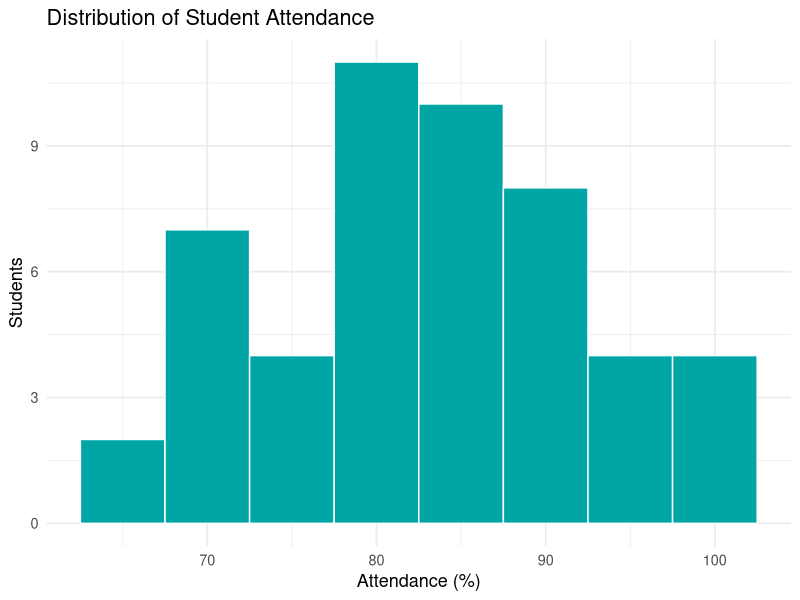
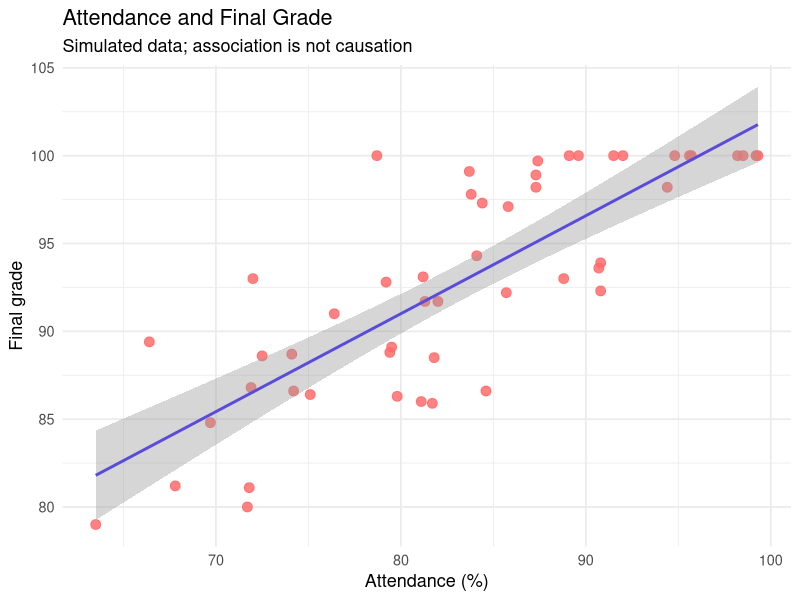
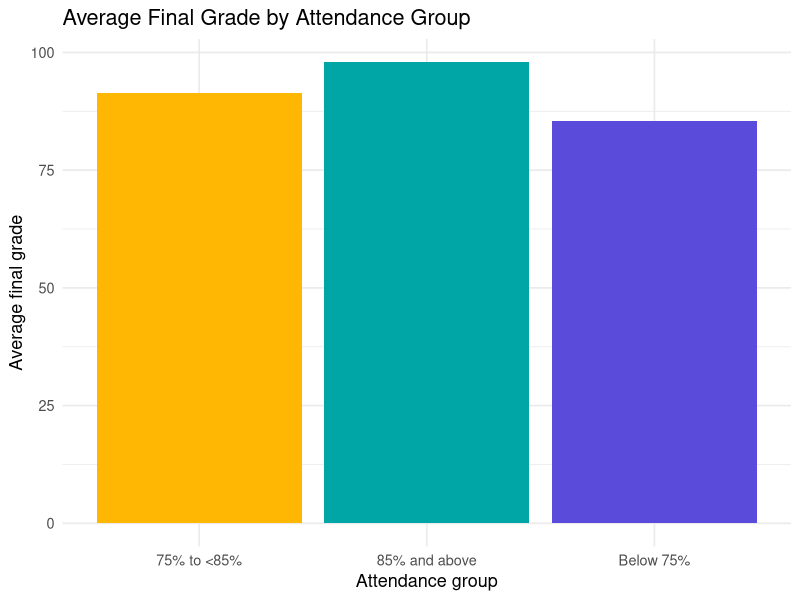
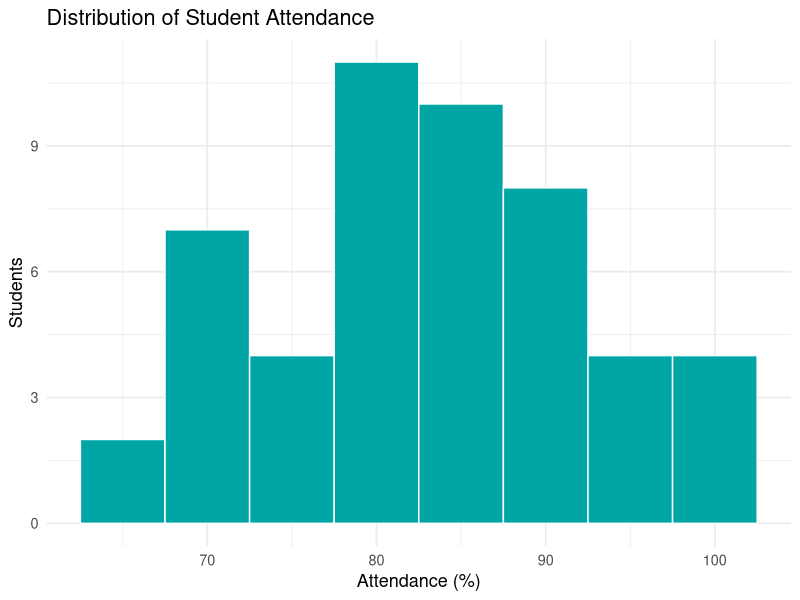
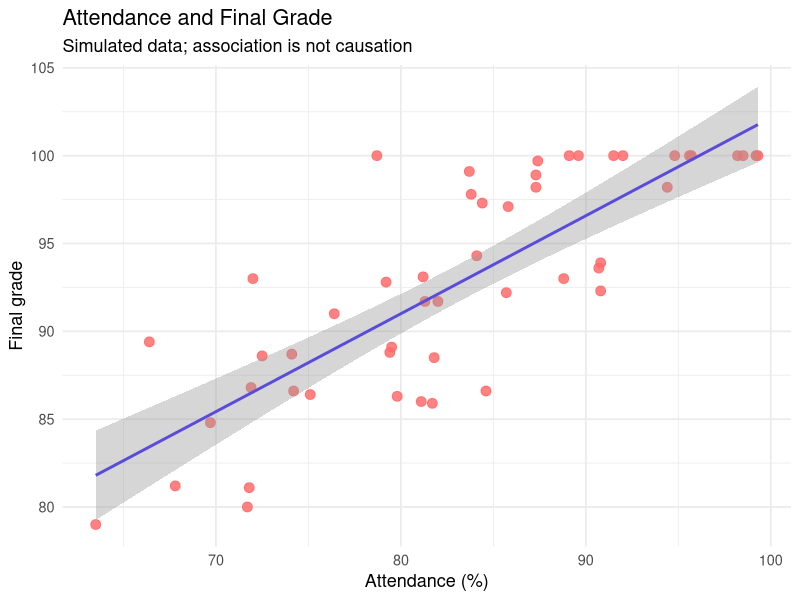
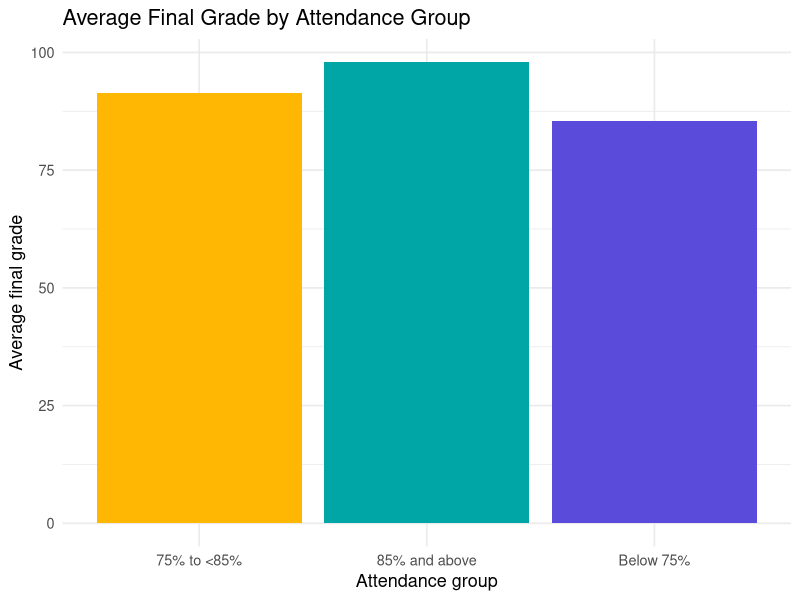

Write the R code that produced these figures, in order.
# IMPORTANT: student_attendance.csv contains SIMULATED / FICTIONAL records.
# Install packages once if needed:
# install.packages(c("ggplot2", "dplyr", "readr"))
library(ggplot2)
library(dplyr)
library(readr)

students <- read_csv("student_attendance.csv", show_col_types = FALSE)
print(head(students))
print(str(students))
print(summary(students))
stopifnot(nrow(students) == 50)

descriptive_summary <- students %>% summarise(
  Number_of_Students = n(),
  Mean_Attendance = mean(Attendance_Percentage, na.rm = TRUE),
  Mean_Quiz_Average = mean(Quiz_Average, na.rm = TRUE),
  Mean_Assignment_Score = mean(Assignment_Score, na.rm = TRUE),
  Mean_Final_Grade = mean(Final_Grade, na.rm = TRUE),
  Median_Final_Grade = median(Final_Grade, na.rm = TRUE),
  SD_Final_Grade = sd(Final_Grade, na.rm = TRUE)
)
print(descriptive_summary)

correlation_results <- students %>% summarise(
  Attendance_vs_Final_Grade = cor(Attendance_Percentage, Final_Grade, use = "complete.obs"),
  Quiz_vs_Final_Grade = cor(Quiz_Average, Final_Grade, use = "complete.obs"),
  Assignment_vs_Final_Grade = cor(Assignment_Score, Final_Grade, use = "complete.obs")
)
print(correlation_results)

students <- students %>% mutate(Attendance_Group = case_when(
  Attendance_Percentage < 75 ~ "Below 75%",
  Attendance_Percentage < 85 ~ "75% to <85%",
  TRUE ~ "85% and above"
))
group_summary <- students %>% group_by(Attendance_Group) %>% summarise(
  Students = n(), Average_Final_Grade = mean(Final_Grade, na.rm = TRUE), .groups = "drop"
)
print(group_summary)

p1 <- ggplot(students, aes(Attendance_Percentage)) +
  geom_histogram(binwidth = 5, fill = "#00A6A6", color = "white") +
  labs(title = "Distribution of Student Attendance", x = "Attendance (%)", y = "Students") +
  theme_minimal(base_size = 13)
print(p1); ggsave("attendance_distribution.png", p1, width = 8, height = 5, dpi = 150)

p2 <- ggplot(students, aes(Attendance_Percentage, Final_Grade)) +
  geom_point(color = "#FF6B6B", size = 3, alpha = .85) +
  geom_smooth(method = "lm", se = TRUE, color = "#5B4BDB", linewidth = 1) +
  labs(title = "Attendance and Final Grade", subtitle = "Simulated data; association is not causation",
       x = "Attendance (%)", y = "Final grade") + theme_minimal(base_size = 13)
print(p2); ggsave("attendance_vs_final_grade.png", p2, width = 8, height = 5, dpi = 150)

p3 <- ggplot(group_summary, aes(Attendance_Group, Average_Final_Grade, fill = Attendance_Group)) +
  geom_col(show.legend = FALSE) +
  scale_fill_manual(values = c("#FFB703", "#00A6A6", "#5B4BDB")) +
  labs(title = "Average Final Grade by Attendance Group", x = "Attendance group",
       y = "Average final grade") + theme_minimal(base_size = 13)
print(p3); ggsave("grade_by_attendance_group.png", p3, width = 8, height = 5, dpi = 150)

write_csv(descriptive_summary, "descriptive_summary.csv")
write_csv(correlation_results, "correlation_results.csv")
write_csv(group_summary, "attendance_group_summary.csv")
cat("Analysis complete. All records are simulated.\\n")
